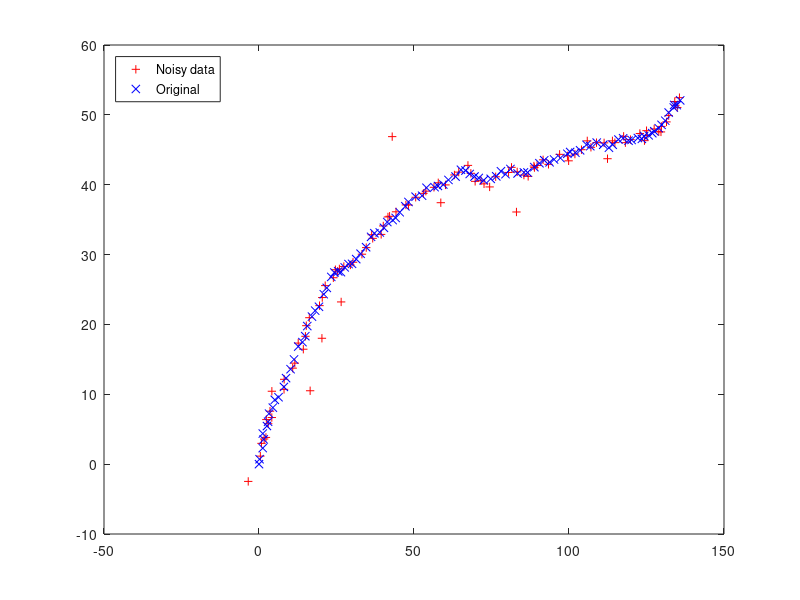

Here is the MATLAB script that generated this plot: (Note: this script raises an error after producing the figure.)
clear;close all; clc;

table_a = csvread('a.csv'); %NOISE COORDS
table_b = csvread('b.csv'); %NOISE COORDS
table_x = csvread('x.csv'); %REAL COORDS
table_y = csvread('y.csv'); %REAL COORDS
%plot noisy data with truth and legend
plot(table_a, table_b, "+r");
hold;
plot(table_x, table_y, "xb");
legend('Noisy data','Original', 'Location','northwest')
%Stack data to be x and y coordinates in one array
noise_data = [table_a; table_b];
%Send to kalman tracking to get x,y coords for kalman
[x_kal, y_kal] = kalmanTracking(noise_data);
%Calculate the error
kal_error = [];
noise_error = [];
%For loop over array to calculate error for noisy data and kalman
for K=1: length(x_kal)
    % error = sqrt( (true_x - predit_x)^2 + (true_y - predict_y)^2
    % append to end of array
    kal_error = [kal_error, sqrt((table_x(K) - x_kal(K))^2 + (sqrt((table_y(K) - y_kal(K))^2)))];
    noise_error = [noise_error, sqrt((table_x(K) - table_a(K))^2 + (sqrt((table_y(K) - table_b(K))^2)))];
end
%Plot noisy data, kalman data, truth with legend
figure;
hold on
plot(table_a, table_b, '+r');
plot(x_kal, y_kal, "+g");
plot(table_x, table_y, "xb");
hold off
legend('Noisy data','Kalman Filter','Original', 'Location','northwest')

%average noise error
mean_noise = mean(noise_error);
%standard deviation noise error
std_noise = std(noise_error);
%RMSE noise
RMSE_noise = sqrt((mean(noise_error.^2)));

%average kalman error
mean_kal = mean(kal_error);
%standard deviation kalman error
std_kal = std(kal_error);
%RMSE noise 
RMSE_kal = sqrt((mean(kal_error.^2)));
%Putting into table
averages = [mean_noise; mean_kal];
stds = [std_noise; std_kal];
RMSE = [RMSE_noise; RMSE_kal];
names = {'Noisy data'; 'Kalman tracking'};
%print table
t = table(names, averages, stds, RMSE);
t

%Functions taken from workshop Visual Tracking 2 
%Found here https://learn-eu-central-1-prod-fleet01-xythos.learn.cloudflare.blackboardcdn.com/5eec76bac93d5/3091070?X-Blackboard-Expiration=1620410400000&X-Blackboard-Signature=5u9uHnXDsWRcKvd%2Bbd8ttsGOVq2A8ahMQvcDQ8rpqEk%3D&X-Blackboard-Client-Id=307403&response-cache-control=private%2C%20max-age%3D21600&response-content-disposition=inline%3B%20filename%2A%3DUTF-8%27%27workshop_tracking_2.pdf&response-content-type=application%2Fpdf&X-Amz-Algorithm=AWS4-HMAC-SHA256&X-Amz-Date=20210507T120000Z&X-Amz-SignedHeaders=host&X-Amz-Expires=21600&X-Amz-Credential=AKIAZH6WM4PL5M5HI5WH%2F20210507%2Feu-central-1%2Fs3%2Faws4_request&X-Amz-Signature=4ce2213f43f31f622ecf88cfbaff5cebb04095e6727a9a904c25ccbd1252a009

function [xp, Pp] = kalmanPredict(x, P, F, Q)
% Prediction step of Kalman filter.
% x: state vector
% P: covariance matrix of x
% F: matrix of motion model
% Q: matrix of motion noise
% Return predicted state vector xp and covariance Pp
xp = F * x; % predict state
Pp = F * P * F' + Q; % predict state covariance
end

function [xe, Pe] = kalmanUpdate(x, P, H, R, z)
% Update step of Kalman filter.
% x: state vector
% P: covariance matrix of x
% H: matrix of observation model
% R: matrix of observation noise
% z: observation vector
% Return estimated state vector xe and covariance Pe
S = H * P * H' + R; % innovation covariance
K = P * H' * inv(S); % Kalman gain
zp = H * x; % predicted observation
%%%%%%%%% UNCOMMENT FOR VALIDATION GATING %%%%%%%%%%
gate = (z - zp)' * inv(S) * (z - zp);
if gate > 9.21 %Unsure why but higher value makes it smoother whilst lower values make the results harsh and stay on the same x coordinate but just increase the y. Doubling the value makes it smoother.
 xe = x;
 Pe = P;
 return
end
%%%%%%%%%%%%%%%%%%%%%%%%%%%%%%%%%%%%%%%%%%%%%%%%%%%%


xe = x + K * (z - zp); % estimated state
Pe = P - K * S * K'; % estimated covariance
end

function [px, py] = kalmanTracking(z)
% Track a target with a Kalman filter
% z: observation vector
% Return the estimated state position coordinates (px,py)
dt = 0.1; % time interval from brief
N = length(z); % number of samples
F = [1 dt 0 0; 0 1 0 0; 0 0 1 dt; 0 0 0 1]; % CV motion model
Q = [0.16 0 0 0; 
    0 0.36 0 0; 
    0 0 0.16 0; 
    0 0 0 0.36]; %Taken from brief
H = [1 0 0 0; 0 0 1 0]; % Cartesian observation model
R = [0.25 0;
    0 0.25]; % observation noise taken from beif
x = [0 0 0 0]'; % initial state
P = Q; % initial state covariance
s = zeros(4,N);
for i = 1 : N
 [xp Pp] = kalmanPredict(x, P, F, Q);
 [x P] = kalmanUpdate(xp, Pp, H, R, z(:,i));
 s(:,i) = x; % save current state
end
px = s(1,:); % NOTE: s(2, :) and s(4, :), not considered here,
py = s(3,:); % contain the velocities on x and y respectively
end
